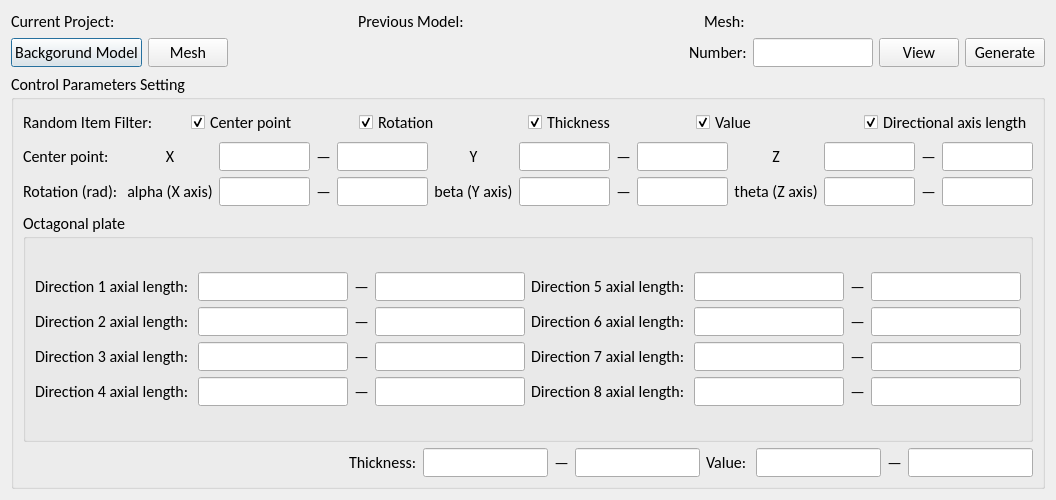
<?xml version="1.0" encoding="UTF-8"?>
<ui version="4.0">
 <class>Dialog</class>
 <widget class="QDialog" name="Dialog">
  <property name="geometry">
   <rect>
    <x>0</x>
    <y>0</y>
    <width>1056</width>
    <height>500</height>
   </rect>
  </property>
  <property name="sizePolicy">
   <sizepolicy hsizetype="Preferred" vsizetype="Preferred">
    <horstretch>0</horstretch>
    <verstretch>0</verstretch>
   </sizepolicy>
  </property>
  <property name="font">
   <font>
    <family>Calibri</family>
    <pointsize>12</pointsize>
   </font>
  </property>
  <property name="windowTitle">
   <string>Random Slab Generator</string>
  </property>
  <layout class="QVBoxLayout" name="verticalLayout">
   <item>
    <layout class="QHBoxLayout" name="horizontalLayout_header" stretch="1,1,1">
     <item>
      <widget class="QLabel" name="label_project">
       <property name="text">
        <string>Current Project:</string>
       </property>
      </widget>
     </item>
     <item>
      <widget class="QLabel" name="label_model_in">
       <property name="text">
        <string>Previous Model:</string>
       </property>
      </widget>
     </item>
     <item>
      <widget class="QLabel" name="label_mesh">
       <property name="text">
        <string>Mesh:</string>
       </property>
      </widget>
     </item>
    </layout>
   </item>
   <item>
    <layout class="QHBoxLayout" name="horizontalLayout_header2">
     <item>
      <widget class="QPushButton" name="pushBtn_Model_in">
       <property name="text">
        <string>Backgorund Model</string>
       </property>
      </widget>
     </item>
     <item>
      <widget class="QPushButton" name="pushBtn_Mesh">
       <property name="text">
        <string>Mesh</string>
       </property>
      </widget>
     </item>
     <item>
      <spacer name="horizontalSpacer_3">
       <property name="orientation">
        <enum>Qt::Horizontal</enum>
       </property>
       <property name="sizeHint" stdset="0">
        <size>
         <width>40</width>
         <height>20</height>
        </size>
       </property>
      </spacer>
     </item>
     <item>
      <widget class="QLabel" name="label_count">
       <property name="text">
        <string>Number:</string>
       </property>
      </widget>
     </item>
     <item>
      <widget class="QLineEdit" name="lineEdit_count">
       <property name="maximumSize">
        <size>
         <width>120</width>
         <height>16777215</height>
        </size>
       </property>
       <property name="alignment">
        <set>Qt::AlignCenter</set>
       </property>
      </widget>
     </item>
     <item>
      <widget class="QPushButton" name="pushBtn_View">
       <property name="text">
        <string>View</string>
       </property>
      </widget>
     </item>
     <item>
      <widget class="QPushButton" name="pushBtn_Gen">
       <property name="text">
        <string>Generate</string>
       </property>
      </widget>
     </item>
    </layout>
   </item>
   <item>
    <widget class="QSplitter" name="splitter">
     <property name="orientation">
      <enum>Qt::Vertical</enum>
     </property>
     <widget class="QGroupBox" name="groupBox_para">
      <property name="sizePolicy">
       <sizepolicy hsizetype="Preferred" vsizetype="Preferred">
        <horstretch>0</horstretch>
        <verstretch>0</verstretch>
       </sizepolicy>
      </property>
      <property name="maximumSize">
       <size>
        <width>16777215</width>
        <height>16777215</height>
       </size>
      </property>
      <property name="title">
       <string>Control Parameters Setting</string>
      </property>
      <layout class="QVBoxLayout" name="verticalLayout_2">
       <item>
        <layout class="QHBoxLayout" name="horizontalLayout_6">
         <item>
          <widget class="QLabel" name="label_randomItem">
           <property name="text">
            <string>Random Item Filter:</string>
           </property>
          </widget>
         </item>
         <item>
          <widget class="QCheckBox" name="checkBox_centerPoints">
           <property name="text">
            <string>Center point</string>
           </property>
           <property name="checked">
            <bool>true</bool>
           </property>
           <property name="tristate">
            <bool>false</bool>
           </property>
          </widget>
         </item>
         <item>
          <widget class="QCheckBox" name="checkBox_rotation">
           <property name="text">
            <string>Rotation</string>
           </property>
           <property name="checked">
            <bool>true</bool>
           </property>
          </widget>
         </item>
         <item>
          <widget class="QCheckBox" name="checkBox_th">
           <property name="text">
            <string>Thickness</string>
           </property>
           <property name="checked">
            <bool>true</bool>
           </property>
          </widget>
         </item>
         <item>
          <widget class="QCheckBox" name="checkBox_val">
           <property name="text">
            <string>Value</string>
           </property>
           <property name="checked">
            <bool>true</bool>
           </property>
          </widget>
         </item>
         <item>
          <widget class="QCheckBox" name="checkBox_directionL">
           <property name="text">
            <string>Directional axis length</string>
           </property>
           <property name="checked">
            <bool>true</bool>
           </property>
          </widget>
         </item>
        </layout>
       </item>
       <item>
        <layout class="QHBoxLayout" name="horizontalLayout">
         <item>
          <layout class="QGridLayout" name="gridLayout">
           <item row="0" column="4">
            <widget class="QLineEdit" name="lineEdit_SlabcenterXmax">
             <property name="maximumSize">
              <size>
               <width>150</width>
               <height>16777215</height>
              </size>
             </property>
             <property name="alignment">
              <set>Qt::AlignCenter</set>
             </property>
            </widget>
           </item>
           <item row="0" column="1">
            <widget class="QLabel" name="label_SlabcenterX">
             <property name="text">
              <string>X</string>
             </property>
             <property name="alignment">
              <set>Qt::AlignCenter</set>
             </property>
            </widget>
           </item>
           <item row="0" column="6">
            <widget class="QLineEdit" name="lineEdit_SlabcenterYmin">
             <property name="maximumSize">
              <size>
               <width>150</width>
               <height>16777215</height>
              </size>
             </property>
             <property name="alignment">
              <set>Qt::AlignCenter</set>
             </property>
            </widget>
           </item>
           <item row="1" column="0">
            <widget class="QLabel" name="label_rotation">
             <property name="text">
              <string>Rotation (rad): </string>
             </property>
            </widget>
           </item>
           <item row="1" column="9">
            <widget class="QLabel" name="label_SlabRalpha_3">
             <property name="text">
              <string>theta (Z axis)</string>
             </property>
             <property name="alignment">
              <set>Qt::AlignCenter</set>
             </property>
            </widget>
           </item>
           <item row="0" column="12">
            <widget class="QLineEdit" name="lineEdit_SlabcenterZmax">
             <property name="enabled">
              <bool>true</bool>
             </property>
             <property name="maximumSize">
              <size>
               <width>150</width>
               <height>16777215</height>
              </size>
             </property>
             <property name="text">
              <string/>
             </property>
             <property name="alignment">
              <set>Qt::AlignCenter</set>
             </property>
            </widget>
           </item>
           <item row="1" column="11">
            <widget class="QLabel" name="label_thetaRange">
             <property name="text">
              <string>—</string>
             </property>
             <property name="alignment">
              <set>Qt::AlignCenter</set>
             </property>
            </widget>
           </item>
           <item row="1" column="7">
            <widget class="QLabel" name="label_betaRange">
             <property name="text">
              <string>—</string>
             </property>
             <property name="alignment">
              <set>Qt::AlignCenter</set>
             </property>
            </widget>
           </item>
           <item row="0" column="3">
            <widget class="QLabel" name="label_centerXRange">
             <property name="text">
              <string>—</string>
             </property>
             <property name="alignment">
              <set>Qt::AlignCenter</set>
             </property>
            </widget>
           </item>
           <item row="0" column="0">
            <widget class="QLabel" name="label_center">
             <property name="text">
              <string>Center point: </string>
             </property>
            </widget>
           </item>
           <item row="0" column="8">
            <widget class="QLineEdit" name="lineEdit_SlabcenterYmax">
             <property name="maximumSize">
              <size>
               <width>150</width>
               <height>16777215</height>
              </size>
             </property>
             <property name="alignment">
              <set>Qt::AlignCenter</set>
             </property>
            </widget>
           </item>
           <item row="1" column="4">
            <widget class="QLineEdit" name="lineEdit_SlabRalphamax">
             <property name="maximumSize">
              <size>
               <width>150</width>
               <height>16777215</height>
              </size>
             </property>
             <property name="alignment">
              <set>Qt::AlignCenter</set>
             </property>
            </widget>
           </item>
           <item row="0" column="5">
            <widget class="QLabel" name="label_SlabcenterY">
             <property name="text">
              <string>Y</string>
             </property>
             <property name="alignment">
              <set>Qt::AlignCenter</set>
             </property>
            </widget>
           </item>
           <item row="1" column="5">
            <widget class="QLabel" name="label_SlabRalpha_2">
             <property name="text">
              <string>beta (Y axis)</string>
             </property>
             <property name="alignment">
              <set>Qt::AlignCenter</set>
             </property>
            </widget>
           </item>
           <item row="1" column="1">
            <widget class="QLabel" name="label_SlabRalpha">
             <property name="text">
              <string>alpha (X axis)</string>
             </property>
             <property name="alignment">
              <set>Qt::AlignCenter</set>
             </property>
            </widget>
           </item>
           <item row="1" column="8">
            <widget class="QLineEdit" name="lineEdit_SlabRbetamax">
             <property name="maximumSize">
              <size>
               <width>150</width>
               <height>16777215</height>
              </size>
             </property>
             <property name="alignment">
              <set>Qt::AlignCenter</set>
             </property>
            </widget>
           </item>
           <item row="0" column="2">
            <widget class="QLineEdit" name="lineEdit_SlabcenterXmin">
             <property name="maximumSize">
              <size>
               <width>150</width>
               <height>16777215</height>
              </size>
             </property>
             <property name="alignment">
              <set>Qt::AlignCenter</set>
             </property>
            </widget>
           </item>
           <item row="0" column="10">
            <widget class="QLineEdit" name="lineEdit_SlabcenterZmin">
             <property name="enabled">
              <bool>true</bool>
             </property>
             <property name="maximumSize">
              <size>
               <width>150</width>
               <height>16777215</height>
              </size>
             </property>
             <property name="text">
              <string/>
             </property>
             <property name="alignment">
              <set>Qt::AlignCenter</set>
             </property>
            </widget>
           </item>
           <item row="1" column="2">
            <widget class="QLineEdit" name="lineEdit_SlabRalphamin">
             <property name="maximumSize">
              <size>
               <width>150</width>
               <height>16777215</height>
              </size>
             </property>
             <property name="alignment">
              <set>Qt::AlignCenter</set>
             </property>
            </widget>
           </item>
           <item row="1" column="6">
            <widget class="QLineEdit" name="lineEdit_SlabRbetamin">
             <property name="maximumSize">
              <size>
               <width>150</width>
               <height>16777215</height>
              </size>
             </property>
             <property name="alignment">
              <set>Qt::AlignCenter</set>
             </property>
            </widget>
           </item>
           <item row="1" column="3">
            <widget class="QLabel" name="label_alphaRange">
             <property name="text">
              <string>—</string>
             </property>
             <property name="alignment">
              <set>Qt::AlignCenter</set>
             </property>
            </widget>
           </item>
           <item row="1" column="12">
            <widget class="QLineEdit" name="lineEdit_SlabRthetamax">
             <property name="maximumSize">
              <size>
               <width>150</width>
               <height>16777215</height>
              </size>
             </property>
             <property name="alignment">
              <set>Qt::AlignCenter</set>
             </property>
            </widget>
           </item>
           <item row="1" column="10">
            <widget class="QLineEdit" name="lineEdit_SlabRthetamin">
             <property name="maximumSize">
              <size>
               <width>150</width>
               <height>16777215</height>
              </size>
             </property>
             <property name="alignment">
              <set>Qt::AlignCenter</set>
             </property>
            </widget>
           </item>
           <item row="0" column="9">
            <widget class="QLabel" name="label_SlabcenterZ">
             <property name="text">
              <string>Z</string>
             </property>
             <property name="alignment">
              <set>Qt::AlignCenter</set>
             </property>
            </widget>
           </item>
           <item row="0" column="7">
            <widget class="QLabel" name="label_centerYRange">
             <property name="text">
              <string>—</string>
             </property>
             <property name="alignment">
              <set>Qt::AlignCenter</set>
             </property>
            </widget>
           </item>
           <item row="0" column="11">
            <widget class="QLabel" name="label_centerZRange">
             <property name="text">
              <string>—</string>
             </property>
             <property name="alignment">
              <set>Qt::AlignCenter</set>
             </property>
            </widget>
           </item>
          </layout>
         </item>
        </layout>
       </item>
       <item>
        <widget class="QGroupBox" name="groupBox_oct">
         <property name="title">
          <string>Octagonal plate</string>
         </property>
         <layout class="QVBoxLayout" name="verticalLayout_4">
          <item>
           <layout class="QGridLayout" name="gridLayout_3">
            <item row="0" column="3">
             <widget class="QLineEdit" name="lineEdit_direction1max">
              <property name="maximumSize">
               <size>
                <width>150</width>
                <height>16777215</height>
               </size>
              </property>
              <property name="alignment">
               <set>Qt::AlignCenter</set>
              </property>
             </widget>
            </item>
            <item row="0" column="1">
             <widget class="QLineEdit" name="lineEdit_direction1min">
              <property name="maximumSize">
               <size>
                <width>150</width>
                <height>16777215</height>
               </size>
              </property>
              <property name="alignment">
               <set>Qt::AlignCenter</set>
              </property>
             </widget>
            </item>
            <item row="1" column="6">
             <widget class="QLabel" name="label_direction6Range">
              <property name="text">
               <string>—</string>
              </property>
              <property name="alignment">
               <set>Qt::AlignCenter</set>
              </property>
             </widget>
            </item>
            <item row="1" column="1">
             <widget class="QLineEdit" name="lineEdit_direction2min">
              <property name="maximumSize">
               <size>
                <width>150</width>
                <height>16777215</height>
               </size>
              </property>
              <property name="alignment">
               <set>Qt::AlignCenter</set>
              </property>
             </widget>
            </item>
            <item row="1" column="0">
             <widget class="QLabel" name="label_direction2">
              <property name="text">
               <string>Direction 2 axial length: </string>
              </property>
              <property name="alignment">
               <set>Qt::AlignLeading|Qt::AlignLeft|Qt::AlignVCenter</set>
              </property>
             </widget>
            </item>
            <item row="0" column="2">
             <widget class="QLabel" name="label_direction1Range">
              <property name="text">
               <string>—</string>
              </property>
              <property name="alignment">
               <set>Qt::AlignCenter</set>
              </property>
             </widget>
            </item>
            <item row="1" column="5">
             <widget class="QLineEdit" name="lineEdit_direction6min">
              <property name="maximumSize">
               <size>
                <width>150</width>
                <height>16777215</height>
               </size>
              </property>
              <property name="alignment">
               <set>Qt::AlignCenter</set>
              </property>
             </widget>
            </item>
            <item row="1" column="2">
             <widget class="QLabel" name="label_direction2Range">
              <property name="text">
               <string>—</string>
              </property>
              <property name="alignment">
               <set>Qt::AlignCenter</set>
              </property>
             </widget>
            </item>
            <item row="0" column="7">
             <widget class="QLineEdit" name="lineEdit_direction5max">
              <property name="maximumSize">
               <size>
                <width>150</width>
                <height>16777215</height>
               </size>
              </property>
              <property name="alignment">
               <set>Qt::AlignCenter</set>
              </property>
             </widget>
            </item>
            <item row="2" column="0">
             <widget class="QLabel" name="label_direction3">
              <property name="text">
               <string>Direction 3 axial length: </string>
              </property>
              <property name="alignment">
               <set>Qt::AlignLeading|Qt::AlignLeft|Qt::AlignVCenter</set>
              </property>
             </widget>
            </item>
            <item row="1" column="7">
             <widget class="QLineEdit" name="lineEdit_direction6max">
              <property name="maximumSize">
               <size>
                <width>150</width>
                <height>16777215</height>
               </size>
              </property>
              <property name="alignment">
               <set>Qt::AlignCenter</set>
              </property>
             </widget>
            </item>
            <item row="0" column="0">
             <widget class="QLabel" name="label_direction1">
              <property name="text">
               <string>Direction 1 axial length: </string>
              </property>
              <property name="alignment">
               <set>Qt::AlignLeading|Qt::AlignLeft|Qt::AlignVCenter</set>
              </property>
             </widget>
            </item>
            <item row="2" column="4">
             <widget class="QLabel" name="label_direction7">
              <property name="text">
               <string>Direction 7 axial length: </string>
              </property>
              <property name="alignment">
               <set>Qt::AlignLeading|Qt::AlignLeft|Qt::AlignVCenter</set>
              </property>
             </widget>
            </item>
            <item row="0" column="6">
             <widget class="QLabel" name="label_direction5Range">
              <property name="text">
               <string>—</string>
              </property>
              <property name="alignment">
               <set>Qt::AlignCenter</set>
              </property>
             </widget>
            </item>
            <item row="0" column="5">
             <widget class="QLineEdit" name="lineEdit_direction5min">
              <property name="maximumSize">
               <size>
                <width>150</width>
                <height>16777215</height>
               </size>
              </property>
              <property name="alignment">
               <set>Qt::AlignCenter</set>
              </property>
             </widget>
            </item>
            <item row="1" column="3">
             <widget class="QLineEdit" name="lineEdit_direction2max">
              <property name="maximumSize">
               <size>
                <width>150</width>
                <height>16777215</height>
               </size>
              </property>
              <property name="alignment">
               <set>Qt::AlignCenter</set>
              </property>
             </widget>
            </item>
            <item row="0" column="4">
             <widget class="QLabel" name="label_direction5">
              <property name="text">
               <string>Direction 5 axial length: </string>
              </property>
              <property name="alignment">
               <set>Qt::AlignLeading|Qt::AlignLeft|Qt::AlignVCenter</set>
              </property>
             </widget>
            </item>
            <item row="1" column="4">
             <widget class="QLabel" name="label_direction6">
              <property name="text">
               <string>Direction 6 axial length: </string>
              </property>
              <property name="alignment">
               <set>Qt::AlignLeading|Qt::AlignLeft|Qt::AlignVCenter</set>
              </property>
             </widget>
            </item>
            <item row="3" column="0">
             <widget class="QLabel" name="label_direction4">
              <property name="text">
               <string>Direction 4 axial length: </string>
              </property>
              <property name="alignment">
               <set>Qt::AlignLeading|Qt::AlignLeft|Qt::AlignVCenter</set>
              </property>
             </widget>
            </item>
            <item row="3" column="4">
             <widget class="QLabel" name="label_direction8">
              <property name="text">
               <string>Direction 8 axial length: </string>
              </property>
              <property name="alignment">
               <set>Qt::AlignLeading|Qt::AlignLeft|Qt::AlignVCenter</set>
              </property>
             </widget>
            </item>
            <item row="2" column="1">
             <widget class="QLineEdit" name="lineEdit_direction3min">
              <property name="maximumSize">
               <size>
                <width>150</width>
                <height>16777215</height>
               </size>
              </property>
              <property name="alignment">
               <set>Qt::AlignCenter</set>
              </property>
             </widget>
            </item>
            <item row="3" column="1">
             <widget class="QLineEdit" name="lineEdit_direction4min">
              <property name="maximumSize">
               <size>
                <width>150</width>
                <height>16777215</height>
               </size>
              </property>
              <property name="alignment">
               <set>Qt::AlignCenter</set>
              </property>
             </widget>
            </item>
            <item row="2" column="2">
             <widget class="QLabel" name="label_direction3Range">
              <property name="text">
               <string>—</string>
              </property>
              <property name="alignment">
               <set>Qt::AlignCenter</set>
              </property>
             </widget>
            </item>
            <item row="2" column="3">
             <widget class="QLineEdit" name="lineEdit_direction3max">
              <property name="maximumSize">
               <size>
                <width>150</width>
                <height>16777215</height>
               </size>
              </property>
              <property name="alignment">
               <set>Qt::AlignCenter</set>
              </property>
             </widget>
            </item>
            <item row="2" column="5">
             <widget class="QLineEdit" name="lineEdit_direction7min">
              <property name="maximumSize">
               <size>
                <width>150</width>
                <height>16777215</height>
               </size>
              </property>
              <property name="alignment">
               <set>Qt::AlignCenter</set>
              </property>
             </widget>
            </item>
            <item row="2" column="6">
             <widget class="QLabel" name="label_direction7Range">
              <property name="text">
               <string>—</string>
              </property>
              <property name="alignment">
               <set>Qt::AlignCenter</set>
              </property>
             </widget>
            </item>
            <item row="2" column="7">
             <widget class="QLineEdit" name="lineEdit_direction7max">
              <property name="maximumSize">
               <size>
                <width>150</width>
                <height>16777215</height>
               </size>
              </property>
              <property name="alignment">
               <set>Qt::AlignCenter</set>
              </property>
             </widget>
            </item>
            <item row="3" column="7">
             <widget class="QLineEdit" name="lineEdit_direction8max">
              <property name="maximumSize">
               <size>
                <width>150</width>
                <height>16777215</height>
               </size>
              </property>
              <property name="alignment">
               <set>Qt::AlignCenter</set>
              </property>
             </widget>
            </item>
            <item row="3" column="6">
             <widget class="QLabel" name="label_direction8Range">
              <property name="text">
               <string>—</string>
              </property>
              <property name="alignment">
               <set>Qt::AlignCenter</set>
              </property>
             </widget>
            </item>
            <item row="3" column="5">
             <widget class="QLineEdit" name="lineEdit_direction8min">
              <property name="maximumSize">
               <size>
                <width>150</width>
                <height>16777215</height>
               </size>
              </property>
              <property name="alignment">
               <set>Qt::AlignCenter</set>
              </property>
             </widget>
            </item>
            <item row="3" column="3">
             <widget class="QLineEdit" name="lineEdit_direction4max">
              <property name="maximumSize">
               <size>
                <width>150</width>
                <height>16777215</height>
               </size>
              </property>
              <property name="alignment">
               <set>Qt::AlignCenter</set>
              </property>
             </widget>
            </item>
            <item row="3" column="2">
             <widget class="QLabel" name="label_direction4Range">
              <property name="text">
               <string>—</string>
              </property>
              <property name="alignment">
               <set>Qt::AlignCenter</set>
              </property>
             </widget>
            </item>
           </layout>
          </item>
         </layout>
        </widget>
       </item>
       <item>
        <layout class="QHBoxLayout" name="horizontalLayout_2" stretch="1,0,0,0,0,0,0,0,0">
         <item>
          <spacer name="horizontalSpacer">
           <property name="orientation">
            <enum>Qt::Horizontal</enum>
           </property>
           <property name="sizeHint" stdset="0">
            <size>
             <width>40</width>
             <height>20</height>
            </size>
           </property>
          </spacer>
         </item>
         <item>
          <widget class="QLabel" name="label_th">
           <property name="text">
            <string>Thickness:</string>
           </property>
          </widget>
         </item>
         <item>
          <widget class="QLineEdit" name="lineEdit_thmin">
           <property name="maximumSize">
            <size>
             <width>150</width>
             <height>16777215</height>
            </size>
           </property>
           <property name="alignment">
            <set>Qt::AlignCenter</set>
           </property>
          </widget>
         </item>
         <item>
          <widget class="QLabel" name="label_thRange">
           <property name="text">
            <string>—</string>
           </property>
           <property name="alignment">
            <set>Qt::AlignCenter</set>
           </property>
          </widget>
         </item>
         <item>
          <widget class="QLineEdit" name="lineEdit_thmax">
           <property name="maximumSize">
            <size>
             <width>150</width>
             <height>16777215</height>
            </size>
           </property>
           <property name="alignment">
            <set>Qt::AlignCenter</set>
           </property>
          </widget>
         </item>
         <item>
          <widget class="QLabel" name="label_val">
           <property name="text">
            <string>Value: </string>
           </property>
           <property name="alignment">
            <set>Qt::AlignLeading|Qt::AlignLeft|Qt::AlignVCenter</set>
           </property>
          </widget>
         </item>
         <item>
          <widget class="QLineEdit" name="lineEdit_valmin">
           <property name="maximumSize">
            <size>
             <width>150</width>
             <height>16777215</height>
            </size>
           </property>
           <property name="alignment">
            <set>Qt::AlignCenter</set>
           </property>
          </widget>
         </item>
         <item>
          <widget class="QLabel" name="label_valRange">
           <property name="text">
            <string>—</string>
           </property>
           <property name="alignment">
            <set>Qt::AlignCenter</set>
           </property>
          </widget>
         </item>
         <item>
          <widget class="QLineEdit" name="lineEdit_valmax">
           <property name="maximumSize">
            <size>
             <width>150</width>
             <height>16777215</height>
            </size>
           </property>
           <property name="alignment">
            <set>Qt::AlignCenter</set>
           </property>
          </widget>
         </item>
        </layout>
       </item>
      </layout>
     </widget>
    </widget>
   </item>
  </layout>
 </widget>
 <tabstops>
  <tabstop>pushBtn_Model_in</tabstop>
  <tabstop>pushBtn_Mesh</tabstop>
  <tabstop>lineEdit_count</tabstop>
  <tabstop>pushBtn_View</tabstop>
  <tabstop>pushBtn_Gen</tabstop>
  <tabstop>checkBox_centerPoints</tabstop>
  <tabstop>checkBox_rotation</tabstop>
  <tabstop>checkBox_th</tabstop>
  <tabstop>checkBox_val</tabstop>
  <tabstop>checkBox_directionL</tabstop>
  <tabstop>lineEdit_SlabcenterXmin</tabstop>
  <tabstop>lineEdit_SlabcenterXmax</tabstop>
  <tabstop>lineEdit_SlabcenterYmin</tabstop>
  <tabstop>lineEdit_SlabcenterYmax</tabstop>
  <tabstop>lineEdit_SlabcenterZmin</tabstop>
  <tabstop>lineEdit_SlabcenterZmax</tabstop>
  <tabstop>lineEdit_SlabRalphamin</tabstop>
  <tabstop>lineEdit_SlabRalphamax</tabstop>
  <tabstop>lineEdit_SlabRbetamin</tabstop>
  <tabstop>lineEdit_SlabRbetamax</tabstop>
  <tabstop>lineEdit_SlabRthetamin</tabstop>
  <tabstop>lineEdit_SlabRthetamax</tabstop>
  <tabstop>lineEdit_direction1min</tabstop>
  <tabstop>lineEdit_direction1max</tabstop>
  <tabstop>lineEdit_direction2min</tabstop>
  <tabstop>lineEdit_direction2max</tabstop>
  <tabstop>lineEdit_direction3min</tabstop>
  <tabstop>lineEdit_direction3max</tabstop>
  <tabstop>lineEdit_direction4min</tabstop>
  <tabstop>lineEdit_direction4max</tabstop>
  <tabstop>lineEdit_direction5min</tabstop>
  <tabstop>lineEdit_direction5max</tabstop>
  <tabstop>lineEdit_direction6min</tabstop>
  <tabstop>lineEdit_direction6max</tabstop>
  <tabstop>lineEdit_direction7min</tabstop>
  <tabstop>lineEdit_direction7max</tabstop>
  <tabstop>lineEdit_direction8min</tabstop>
  <tabstop>lineEdit_direction8max</tabstop>
  <tabstop>lineEdit_thmin</tabstop>
  <tabstop>lineEdit_thmax</tabstop>
  <tabstop>lineEdit_valmin</tabstop>
  <tabstop>lineEdit_valmax</tabstop>
 </tabstops>
 <resources/>
 <connections/>
</ui>
